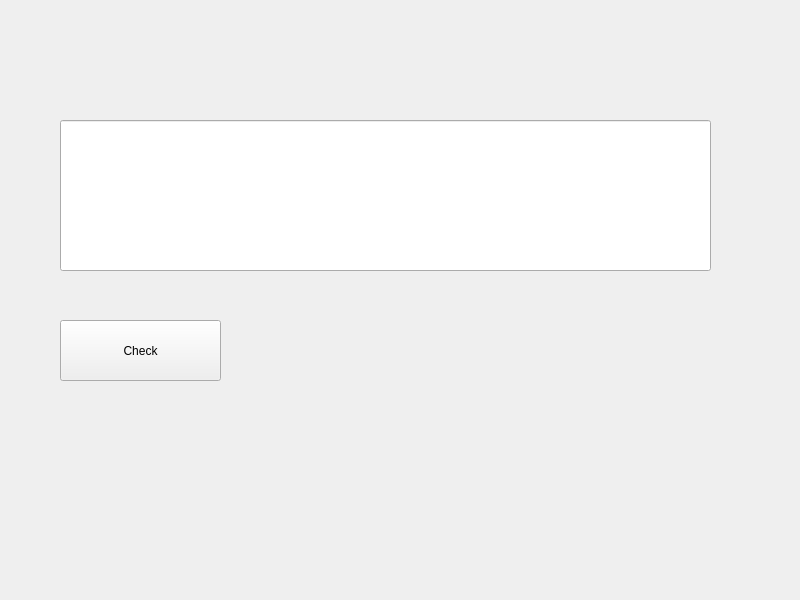
<?xml version="1.0" encoding="UTF-8"?>
<ui version="4.0">
 <class>HackerApp</class>
 <widget class="QMainWindow" name="HackerApp">
  <property name="geometry">
   <rect>
    <x>0</x>
    <y>0</y>
    <width>800</width>
    <height>600</height>
   </rect>
  </property>
  <property name="windowTitle">
   <string>HackerApp</string>
  </property>
  <widget class="QWidget" name="centralwidget">
   <widget class="QPushButton" name="check_btn">
    <property name="geometry">
     <rect>
      <x>60</x>
      <y>320</y>
      <width>161</width>
      <height>61</height>
     </rect>
    </property>
    <property name="text">
     <string>Check</string>
    </property>
   </widget>
   <widget class="QLineEdit" name="buffer">
    <property name="geometry">
     <rect>
      <x>60</x>
      <y>120</y>
      <width>651</width>
      <height>151</height>
     </rect>
    </property>
    <property name="readOnly">
     <bool>true</bool>
    </property>
   </widget>
  </widget>
 </widget>
 <resources/>
 <connections/>
</ui>
